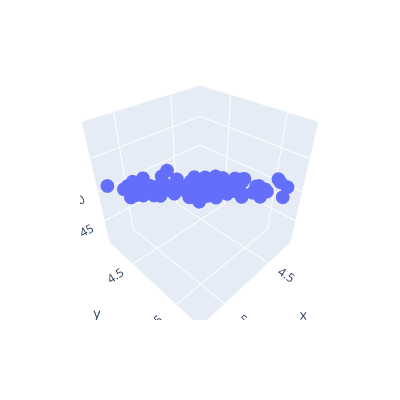

The notebook cell saved with this chart:
### Code cell
df=data
fig=px.scatter_3d(df,x='x',y='y',z='z')
fig.update_layout(width=400,height=400)
fig.show()
